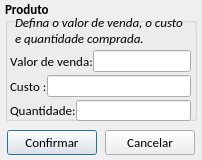
<?xml version="1.0" encoding="UTF-8"?>
<ui version="4.0">
 <class>tela_definir_valor</class>
 <widget class="QDialog" name="tela_definir_valor">
  <property name="windowModality">
   <enum>Qt::ApplicationModal</enum>
  </property>
  <property name="geometry">
   <rect>
    <x>0</x>
    <y>0</y>
    <width>202</width>
    <height>160</height>
   </rect>
  </property>
  <property name="minimumSize">
   <size>
    <width>202</width>
    <height>160</height>
   </size>
  </property>
  <property name="maximumSize">
   <size>
    <width>202</width>
    <height>160</height>
   </size>
  </property>
  <property name="windowTitle">
   <string>Valores</string>
  </property>
  <widget class="QGroupBox" name="groupBox">
   <property name="geometry">
    <rect>
     <x>5</x>
     <y>0</y>
     <width>192</width>
     <height>121</height>
    </rect>
   </property>
   <property name="font">
    <font>
     <family>Calibri</family>
     <pointsize>10</pointsize>
     <weight>75</weight>
     <bold>true</bold>
    </font>
   </property>
   <property name="title">
    <string>Produto</string>
   </property>
   <widget class="QLabel" name="label">
    <property name="geometry">
     <rect>
      <x>10</x>
      <y>15</y>
      <width>176</width>
      <height>30</height>
     </rect>
    </property>
    <property name="font">
     <font>
      <family>Calibri</family>
      <pointsize>10</pointsize>
      <weight>50</weight>
      <italic>true</italic>
      <bold>false</bold>
     </font>
    </property>
    <property name="text">
     <string>Defina o valor de venda, o custo
e quantidade comprada. </string>
    </property>
   </widget>
   <widget class="QWidget" name="layoutWidget">
    <property name="geometry">
     <rect>
      <x>0</x>
      <y>50</y>
      <width>191</width>
      <height>71</height>
     </rect>
    </property>
    <layout class="QVBoxLayout" name="verticalLayout">
     <property name="spacing">
      <number>3</number>
     </property>
     <property name="leftMargin">
      <number>5</number>
     </property>
     <property name="rightMargin">
      <number>5</number>
     </property>
     <property name="bottomMargin">
      <number>0</number>
     </property>
     <item>
      <layout class="QHBoxLayout" name="horizontalLayout_2">
       <property name="spacing">
        <number>0</number>
       </property>
       <item>
        <widget class="QLabel" name="lb_valorvenda">
         <property name="font">
          <font>
           <weight>50</weight>
           <bold>false</bold>
           <kerning>false</kerning>
          </font>
         </property>
         <property name="text">
          <string>Valor de venda:</string>
         </property>
        </widget>
       </item>
       <item>
        <widget class="QLineEdit" name="le_valor_venda">
         <property name="font">
          <font>
           <weight>50</weight>
           <bold>false</bold>
           <kerning>false</kerning>
          </font>
         </property>
         <property name="inputMethodHints">
          <set>Qt::ImhNone</set>
         </property>
         <property name="inputMask">
          <string/>
         </property>
         <property name="text">
          <string/>
         </property>
         <property name="maxLength">
          <number>32767</number>
         </property>
         <property name="readOnly">
          <bool>false</bool>
         </property>
        </widget>
       </item>
      </layout>
     </item>
     <item>
      <layout class="QHBoxLayout" name="horizontalLayout">
       <property name="spacing">
        <number>0</number>
       </property>
       <item>
        <widget class="QLabel" name="lb_valor_compra">
         <property name="font">
          <font>
           <weight>50</weight>
           <bold>false</bold>
           <kerning>false</kerning>
          </font>
         </property>
         <property name="text">
          <string>Custo :</string>
         </property>
        </widget>
       </item>
       <item>
        <widget class="QLineEdit" name="le_custo_medio">
         <property name="font">
          <font>
           <weight>50</weight>
           <bold>false</bold>
           <kerning>false</kerning>
          </font>
         </property>
         <property name="inputMethodHints">
          <set>Qt::ImhNone</set>
         </property>
         <property name="text">
          <string/>
         </property>
         <property name="maxLength">
          <number>32767</number>
         </property>
         <property name="readOnly">
          <bool>false</bool>
         </property>
        </widget>
       </item>
      </layout>
     </item>
     <item>
      <layout class="QHBoxLayout" name="horizontalLayout_3">
       <property name="spacing">
        <number>0</number>
       </property>
       <item>
        <widget class="QLabel" name="lb_quantidade">
         <property name="font">
          <font>
           <weight>50</weight>
           <bold>false</bold>
           <kerning>false</kerning>
          </font>
         </property>
         <property name="text">
          <string>Quantidade:</string>
         </property>
        </widget>
       </item>
       <item>
        <widget class="QLineEdit" name="le_quantidade">
         <property name="font">
          <font>
           <weight>50</weight>
           <bold>false</bold>
           <kerning>false</kerning>
          </font>
         </property>
         <property name="inputMask">
          <string/>
         </property>
         <property name="text">
          <string/>
         </property>
         <property name="maxLength">
          <number>32767</number>
         </property>
         <property name="readOnly">
          <bool>false</bool>
         </property>
        </widget>
       </item>
      </layout>
     </item>
    </layout>
   </widget>
  </widget>
  <widget class="QPushButton" name="btn_confirmar">
   <property name="geometry">
    <rect>
     <x>7</x>
     <y>130</y>
     <width>90</width>
     <height>25</height>
    </rect>
   </property>
   <property name="minimumSize">
    <size>
     <width>0</width>
     <height>25</height>
    </size>
   </property>
   <property name="maximumSize">
    <size>
     <width>90</width>
     <height>25</height>
    </size>
   </property>
   <property name="font">
    <font>
     <family>Calibri</family>
     <pointsize>10</pointsize>
    </font>
   </property>
   <property name="text">
    <string>Confirmar</string>
   </property>
   <property name="icon">
    <iconset resource="imagens.qrc">
     <normaloff>:/img/img/1345902916_camera_test.png</normaloff>:/img/img/1345902916_camera_test.png</iconset>
   </property>
   <property name="iconSize">
    <size>
     <width>20</width>
     <height>20</height>
    </size>
   </property>
  </widget>
  <widget class="QPushButton" name="btn_cancelar">
   <property name="geometry">
    <rect>
     <x>105</x>
     <y>130</y>
     <width>90</width>
     <height>25</height>
    </rect>
   </property>
   <property name="minimumSize">
    <size>
     <width>0</width>
     <height>25</height>
    </size>
   </property>
   <property name="maximumSize">
    <size>
     <width>90</width>
     <height>25</height>
    </size>
   </property>
   <property name="font">
    <font>
     <family>Calibri</family>
     <pointsize>10</pointsize>
    </font>
   </property>
   <property name="text">
    <string>Cancelar</string>
   </property>
   <property name="icon">
    <iconset resource="imagens.qrc">
     <normaloff>:/img/img/1345902747_button_cancel.png</normaloff>:/img/img/1345902747_button_cancel.png</iconset>
   </property>
   <property name="iconSize">
    <size>
     <width>18</width>
     <height>18</height>
    </size>
   </property>
  </widget>
 </widget>
 <tabstops>
  <tabstop>le_valor_venda</tabstop>
  <tabstop>le_custo_medio</tabstop>
  <tabstop>le_quantidade</tabstop>
  <tabstop>btn_confirmar</tabstop>
  <tabstop>btn_cancelar</tabstop>
 </tabstops>
 <resources>
  <include location="imagens.qrc"/>
 </resources>
 <connections/>
</ui>
